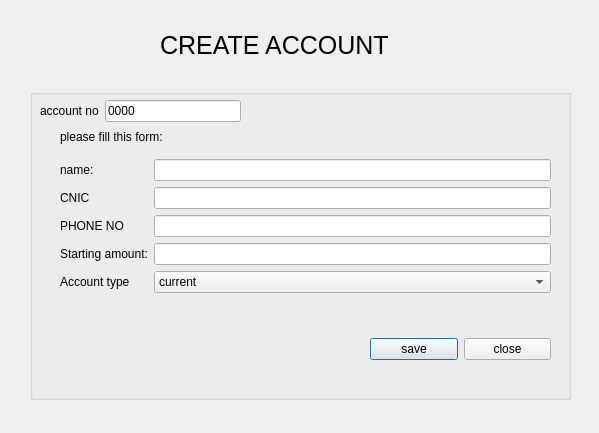
<?xml version="1.0" encoding="UTF-8"?>
<ui version="4.0">
 <class>CreateAccount</class>
 <widget class="QDialog" name="CreateAccount">
  <property name="geometry">
   <rect>
    <x>0</x>
    <y>0</y>
    <width>599</width>
    <height>433</height>
   </rect>
  </property>
  <property name="windowTitle">
   <string>Create Account</string>
  </property>
  <property name="styleSheet">
   <string notr="true"/>
  </property>
  <widget class="QGroupBox" name="groupBox">
   <property name="geometry">
    <rect>
     <x>30</x>
     <y>89</y>
     <width>541</width>
     <height>311</height>
    </rect>
   </property>
   <property name="styleSheet">
    <string notr="true"/>
   </property>
   <property name="title">
    <string/>
   </property>
   <widget class="QWidget" name="formLayoutWidget">
    <property name="geometry">
     <rect>
      <x>30</x>
      <y>70</y>
      <width>491</width>
      <height>161</height>
     </rect>
    </property>
    <layout class="QFormLayout" name="formLayout">
     <item row="0" column="0">
      <widget class="QLabel" name="label">
       <property name="text">
        <string>name:</string>
       </property>
      </widget>
     </item>
     <item row="0" column="1">
      <widget class="QLineEdit" name="name"/>
     </item>
     <item row="1" column="0">
      <widget class="QLabel" name="label_2">
       <property name="text">
        <string>CNIC</string>
       </property>
      </widget>
     </item>
     <item row="1" column="1">
      <widget class="QLineEdit" name="cnic"/>
     </item>
     <item row="2" column="0">
      <widget class="QLabel" name="label_3">
       <property name="text">
        <string>PHONE NO</string>
       </property>
      </widget>
     </item>
     <item row="2" column="1">
      <widget class="QLineEdit" name="phoneno"/>
     </item>
     <item row="3" column="0">
      <widget class="QLabel" name="label_4">
       <property name="text">
        <string>Starting amount:</string>
       </property>
      </widget>
     </item>
     <item row="3" column="1">
      <widget class="QLineEdit" name="startingammount"/>
     </item>
     <item row="4" column="0">
      <widget class="QLabel" name="label_5">
       <property name="text">
        <string>Account type</string>
       </property>
      </widget>
     </item>
     <item row="4" column="1">
      <widget class="QComboBox" name="type">
       <item>
        <property name="text">
         <string>current</string>
        </property>
       </item>
       <item>
        <property name="text">
         <string>savings</string>
        </property>
       </item>
      </widget>
     </item>
    </layout>
   </widget>
   <widget class="QWidget" name="layoutWidget">
    <property name="geometry">
     <rect>
      <x>10</x>
      <y>10</y>
      <width>201</width>
      <height>24</height>
     </rect>
    </property>
    <layout class="QHBoxLayout" name="horizontalLayout">
     <item>
      <widget class="QLabel" name="label_6">
       <property name="text">
        <string>account no</string>
       </property>
      </widget>
     </item>
     <item>
      <widget class="QLineEdit" name="lineedit_accountno">
       <property name="text">
        <string>0000</string>
       </property>
      </widget>
     </item>
    </layout>
   </widget>
   <widget class="QLabel" name="label_7">
    <property name="geometry">
     <rect>
      <x>30</x>
      <y>40</y>
      <width>131</width>
      <height>16</height>
     </rect>
    </property>
    <property name="text">
     <string>please fill this form:</string>
    </property>
   </widget>
   <widget class="QWidget" name="layoutWidget">
    <property name="geometry">
     <rect>
      <x>340</x>
      <y>240</y>
      <width>181</width>
      <height>41</height>
     </rect>
    </property>
    <layout class="QHBoxLayout" name="horizontalLayout_2">
     <item>
      <widget class="QPushButton" name="savebtn">
       <property name="text">
        <string>save</string>
       </property>
      </widget>
     </item>
     <item>
      <widget class="QPushButton" name="pushButton">
       <property name="text">
        <string>close</string>
       </property>
      </widget>
     </item>
    </layout>
   </widget>
  </widget>
  <widget class="QLabel" name="label_8">
   <property name="geometry">
    <rect>
     <x>160</x>
     <y>20</y>
     <width>331</width>
     <height>51</height>
    </rect>
   </property>
   <property name="styleSheet">
    <string notr="true">
font-size:25px;</string>
   </property>
   <property name="text">
    <string>CREATE ACCOUNT</string>
   </property>
  </widget>
 </widget>
 <resources/>
 <connections>
  <connection>
   <sender>pushButton</sender>
   <signal>clicked()</signal>
   <receiver>CreateAccount</receiver>
   <slot>close()</slot>
   <hints>
    <hint type="sourcelabel">
     <x>518</x>
     <y>281</y>
    </hint>
    <hint type="destinationlabel">
     <x>536</x>
     <y>302</y>
    </hint>
   </hints>
  </connection>
 </connections>
</ui>
